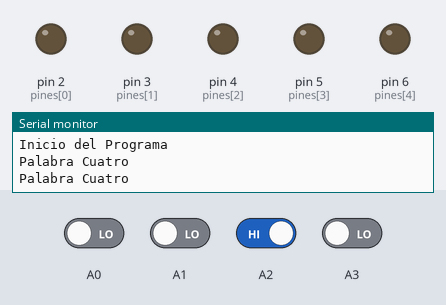
A sketch run on a simulated Arduino Uno, built with avr-gcc and run on an emulated ATmega328P. Parts: output pins drawn as LEDs (lit = HIGH), the last lines printed to the serial monitor. Dashed ring = blinking. The test bench sets the inputs (shaded band); at power-on: A2 HIGH, A0, A1, A3 LOW.

Above: at 12.8 s.
12.9 s: A1 driven HIGH
At 24.4 s:
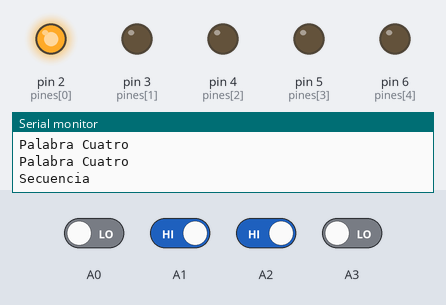
At 26.4 s:
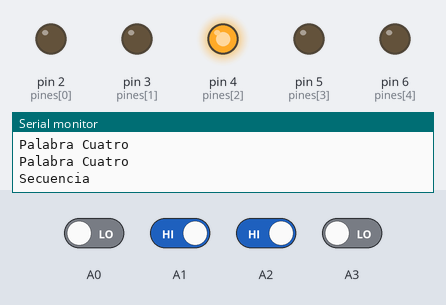
26.9 s: A0 driven HIGH
32.5 s: A2 driven LOW
36.8 s: A3 driven HIGH
At 39.7 s:
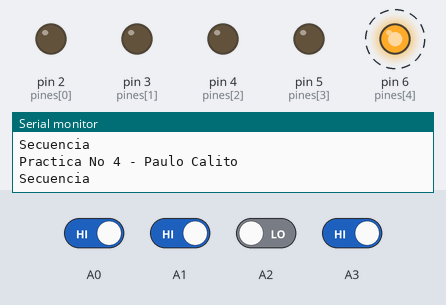
48.9 s: A3 driven LOW
At 50.5 s:
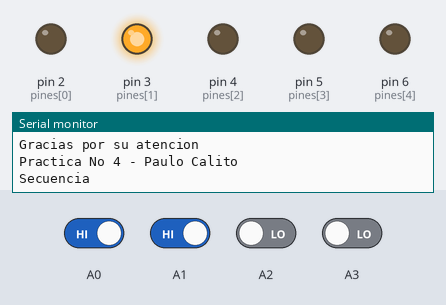
53.1 s: A0 driven LOW
Timing chart, 0 to 57.7 s (numbered marks = the images above; inputs shaded):
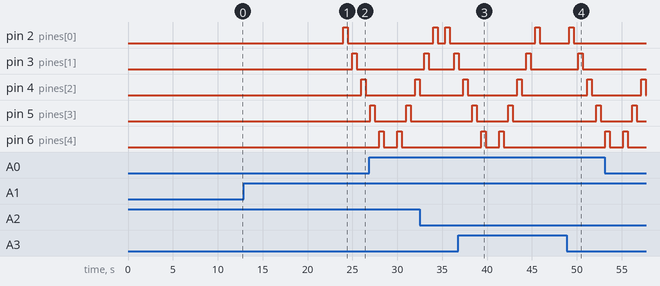

Measured:
- after the input at 12.9 s, pin 2 (pines[0]): LOW → HIGH after 11.1 s, → LOW 0.50 s later; pin 3 (pines[1]): LOW → HIGH after 12.1 s, → LOW 0.50 s later; pin 4 (pines[2]): LOW → HIGH after 13.1 s, → LOW 0.50 s later
- after the input at 36.8 s, pin 2 (pines[0]): goes on until 45.9 s, then stays LOW; pin 3 (pines[1]): goes on until 44.9 s, then stays LOW
- after the input at 48.9 s, pin 2 (pines[0]): LOW → HIGH after 0.25 s, → LOW 0.50 s later; pin 3 (pines[1]): LOW → HIGH after 1.3 s, → LOW 0.50 s later; pin 4 (pines[2]): LOW → HIGH after 2.3 s, → LOW 0.50 s later; pin 5 (pines[3]): LOW → HIGH after 3.3 s, → LOW 0.50 s later
- by itself, pin 5 (pines[3]): alternates HIGH for 0.50 s and LOW for 3.5 s, 4 changes in all, then stays LOW
- by itself, pin 6 (pines[4]): alternates HIGH for 0.50 s and LOW for 1.5 s, 4 changes in all, then stays LOW

The sketch:

Parte_3_de_Taller_4_2B.ino
```cpp
/*

   Fundacion Kinal
   Centro educativo tecnico laboral Kinal
   Quinto perito
   Quinto electronica
   Codigo Tecnico: EB5AM
   Curso: Taller de electronica digital y reparacion de computadoras I
   Proyecto: Comunicaciónserial y visualizadores
   Paulo Calito 2020265
   Fecha: 26 de abril 2024
*/
int pines[] = {2, 3, 4, 5, 6};
int time = 0;


void setup() {
  Serial.begin(9600);
  Serial.println("Inicio del Programa");
  pinMode(A0, INPUT);
  pinMode(A1, INPUT);
  pinMode(A2, INPUT);
  pinMode(A3, INPUT);
  for (int p = 0; p < 9; p++) {
    pinMode(pines[p], OUTPUT);}
}


void loop() { //pulsador 1
  if (digitalRead(A0)==HIGH && !digitalRead(A2)){
   delay(350);
   Serial.println("Practica No 4 - Paulo Calito");
  }


  if(digitalRead(A1)==HIGH && !digitalRead(A3)){  //pulsador 2
    time = 500;
    Serial.println("Secuencia");

    for (int p = 0; p<5 ; p++){
    digitalWrite(pines[p], HIGH);
    delay(time);
    digitalWrite(pines[p], LOW);
    delay(time);}

    for (int p = 5; p>=0 ; p--){
    digitalWrite(pines[p], HIGH);
    delay(time);
    digitalWrite(pines[p], LOW);
    delay(time);}
  }


    if (digitalRead(A2)==HIGH && !digitalRead(A0)){ //pulsador 3
       Serial.println("Palabra Cuatro");

      digitalWrite(7, HIGH); // C
      digitalWrite(9, HIGH);
      digitalWrite(10, HIGH);
      delay(2000);
      digitalWrite(7, LOW); // C
      digitalWrite(9, LOW);
      digitalWrite(10, LOW);

      digitalWrite(9, HIGH); //U
      digitalWrite(10, HIGH);
      digitalWrite(11, HIGH);
      delay(2000);
       digitalWrite(9, LOW); //U
      digitalWrite(10, LOW);
      digitalWrite(11, LOW);

      digitalWrite(9, HIGH); // A
      digitalWrite(7, HIGH);
      digitalWrite(8, HIGH);
      digitalWrite(13, HIGH);
      digitalWrite(12, HIGH);
      digitalWrite(11, HIGH);
      delay(2000);
      digitalWrite(9, LOW); // A
      digitalWrite(7, LOW);
      digitalWrite(8, LOW);
      digitalWrite(13, LOW);
      digitalWrite(12, LOW);
      digitalWrite(11, LOW);

      digitalWrite(13, HIGH);  // T
      digitalWrite(12, HIGH);
      digitalWrite(11, HIGH);
      delay(2000);
      digitalWrite(13, LOW);  // T
      digitalWrite(12, LOW);
      digitalWrite(11, LOW);

      digitalWrite(9, HIGH);  // R
      digitalWrite(7, HIGH);
      delay(2000);
      digitalWrite(9, LOW);  // R
      digitalWrite(7, LOW);


      digitalWrite(9, HIGH);  //O
      digitalWrite(7, HIGH);
      digitalWrite(11, HIGH);
      digitalWrite(10, HIGH);
      delay(2000);}
      digitalWrite(9, LOW);  //O
      digitalWrite(7, LOW);
      digitalWrite(11, LOW);
      digitalWrite(10, LOW);


  // pulsador 4
  if (digitalRead(A0)==HIGH && digitalRead(A2)==HIGH ){
     delay(350);
   Serial.println("Gracias por su atencion");
  }

  else if (digitalRead(A1)==HIGH && digitalRead(A3)==HIGH ){
     delay(350);
   Serial.println("Gracias por su atencion");
  }

   }
```
